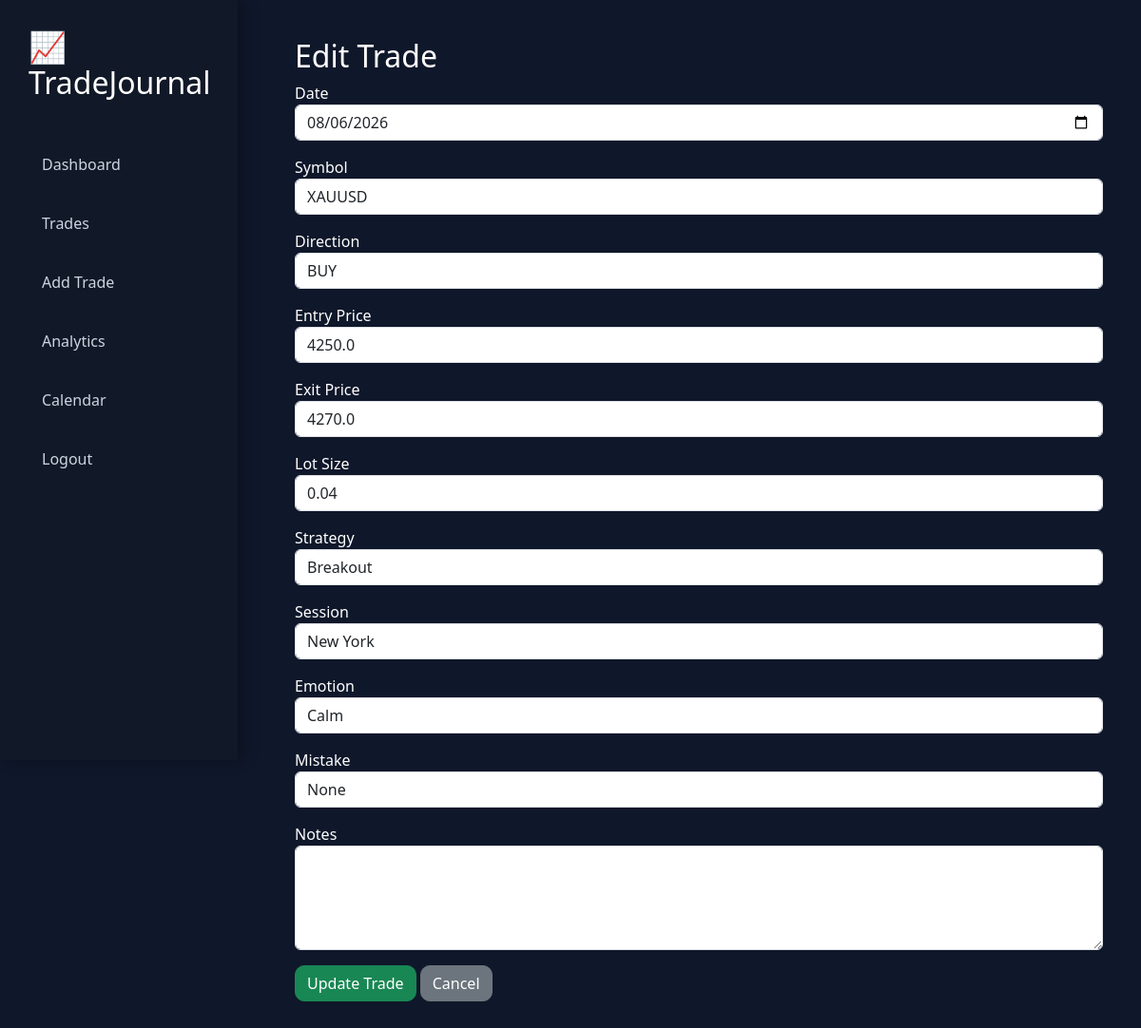
The app's page /edit_trade/1 (signed in) with its own data.
### models/trade.py (models this page shows)
class Trade(db.Model):
    __tablename__ = "trades"
    id = db.Column(db.Integer, primary_key=True)
    date = db.Column(db.String(20), nullable=False)
    symbol = db.Column(db.String(20), nullable=False)
    direction = db.Column(db.String(10), nullable=False)
    entry = db.Column(db.Float, nullable=False)
    exit = db.Column(db.Float, nullable=False)
    lot = db.Column(db.Float, nullable=False)
    strategy = db.Column(db.String(50), default="")
    session = db.Column(db.String(30), default="")
    emotion = db.Column(db.String(50), default="")
    mistake = db.Column(db.String(100), default="")
    notes = db.Column(db.Text)
    user_id = db.Column(db.Integer, db.ForeignKey("users.id"))

### routes/trades.py (the view, shortened to what this page needs)
@trades_bp.route("/edit_trade/<int:id>", methods=["GET", "POST"])
@login_required
def edit_trade(id):
    trade = Trade.query.filter_by(
        id=id,
        user_id=current_user.id
    ).first_or_404()
    return render_template(
        "edit_trade.html",
        trade=trade
    )

### app.py (called while the page is built)
@login_manager.user_loader
def load_user(user_id):
    return User.query.get(int(user_id))

### templates/edit_trade.html (shortened to what this page needs)
{% extends "base.html" %}
{% block content %}
<h2>Edit Trade</h2>
<form method="POST">
    <div class="mb-3">
        <label>Date</label>
        <input
            type="date"
            name="date"
            class="form-control"
            value="{{ trade.date }}"
            required>
    </div>
    <div class="mb-3">
        <label>Symbol</label>
        <input
            type="text"
            name="symbol"
            class="form-control"
            value="{{ trade.symbol }}"
            required>
    </div>
    <div class="mb-3">
        <label>Direction</label>
        <select
            name="direction"
            class="form-control">
            <option value="BUY"
            {% if trade.direction=="BUY" %}selected{% endif %}>
            BUY
            </option>
        </select>
    </div>
    <div class="mb-3">
        <label>Entry Price</label>
        <input
            type="number"
            step="0.01"
            name="entry"
            class="form-control"
            value="{{ trade.entry }}"
            required>
    </div>
    <div class="mb-3">
        <label>Exit Price</label>
        <input
            type="number"
            step="0.01"
            name="exit"
            class="form-control"
            value="{{ trade.exit }}"
            required>
    </div>
    <div class="mb-3">
        <label>Lot Size</label>
        <input
            type="number"
            step="0.01"
            name="lot"
            class="form-control"
            value="{{ trade.lot }}"
            required>
    </div>
    <div class="mb-3">
    <label>Strategy</label>
    <select name="strategy" class="form-control">
        <option value="Breakout" {% if trade.strategy=="Breakout" %}selected{% endif %}>Breakout</option>
    </select>
    </div>
    <div class="mb-3">
    <label>Session</label>
    <select name="session" class="form-control">
        <option value="New York" {% if trade.session=="New York" %}selected{% endif %}>New York</option>
    </select>
    </div>
    <div class="mb-3">
    <label>Emotion</label>
    <select name="emotion" class="form-control">
        <option value="Calm" {% if trade.emotion=="Calm" %}selected{% endif %}>Calm</option>
    </select>
    </div>
    <div class="mb-3">
    <label>Mistake</label>
    <select name="mistake" class="form-control">
        <option value="None" {% if trade.mistake=="None" %}selected{% endif %}>None</option>
    </select>
    </div>
    <div class="mb-3">
        <label>Notes</label>
        <textarea
            name="notes"
            class="form-control"
            rows="4">{{ trade.notes }}</textarea>
    </div>
    <button class="btn btn-success">
        Update Trade
    </button>
    <a href="/trades"
       class="btn btn-secondary">
        Cancel
    </a>
</form>
{% endblock %}

### static/css/style.css (style rules this page uses)
* { margin:0; padding:0; box-sizing:border-box; }
body { background:#0f172a; color:white; font-family:Segoe UI,Tahoma,Geneva,Verdana,sans-serif; }
.btn { border-radius:10px; }

### records on screen
Trade: date "08/06/2026", symbol "XAUUSD", direction "BUY", entry "4250.0", exit "4270.0", lot "0.04", strategy "Breakout", session "New York", emotion "Calm", mistake "None"
